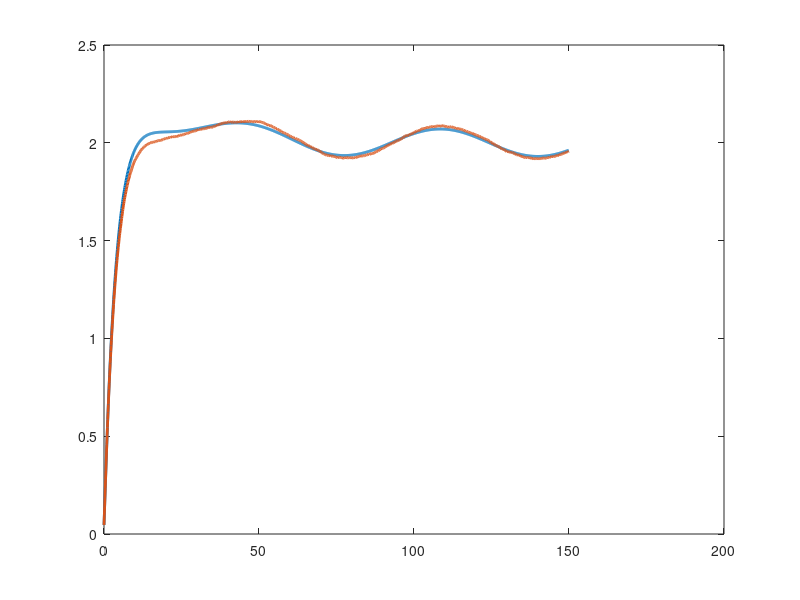

This chart was generated by the following MATLAB code: (Note: this script raises an error after producing the figure.)
clc;
clear;
close all;

% ==========================================================
% SIMULATION PARAMETERS
% ==========================================================

dt = 0.1;
time_steps = 1500;

ambient_temperature = -5.0;
target_temperature = 2.0;

thermal_capacity = 8.0;
heat_loss = 0.06;

% ==========================================================
% PID PARAMETERS
% ==========================================================

% Classical PID
Kp = 2.5;
Ki = 0.12;
Kd = 0.55;

% Adaptive PID
Kp_adaptive = 2.2;
Ki_adaptive = 0.09;
Kd_adaptive = 0.65;

% ==========================================================
% INITIAL CONDITIONS
% ==========================================================

temperature_pid = 0.0;
temperature_adaptive = 0.0;

integral_pid = 0.0;
integral_adaptive = 0.0;

previous_error_pid = 0.0;
previous_error_adaptive = 0.0;

% ==========================================================
% KALMAN FILTER PARAMETERS
% ==========================================================

estimated_temperature = 0.0;

P = 1.0;
Q = 0.005;
R = 0.05;

% ==========================================================
% STORAGE
% ==========================================================

time_axis = zeros(time_steps,1);

pid_response = zeros(time_steps,1);
adaptive_response = zeros(time_steps,1);

measured_signal = zeros(time_steps,1);
estimated_signal = zeros(time_steps,1);

% ==========================================================
% SIMULATION LOOP
% ==========================================================

for step = 1:time_steps

    t = (step - 1) * dt;

    % ======================================================
    % ENVIRONMENTAL DISTURBANCE
    % ======================================================

    wind_disturbance = 0.18 * sin(0.10 * t);

    thermal_noise = normrnd(0, 0.025);

    % ======================================================
    % CLASSICAL PID
    % ======================================================

    error_pid = target_temperature - temperature_pid;

    integral_pid = integral_pid + error_pid * dt;

    integral_pid = max(-8, min(integral_pid, 8));

    derivative_pid = ...
        (error_pid - previous_error_pid) / dt;

    control_pid = ...
        Kp * error_pid + ...
        Ki * integral_pid + ...
        Kd * derivative_pid;

    control_pid = max(0, min(control_pid, 4.0));

    dT_pid = (
        control_pid ...
        - heat_loss * ...
        (temperature_pid - ambient_temperature) ...
        - wind_disturbance
    ) / thermal_capacity;

    temperature_pid = ...
        temperature_pid + dt * dT_pid;

    previous_error_pid = error_pid;

    % ======================================================
    % SENSOR MEASUREMENT
    % ======================================================

    measured_temp = ...
        temperature_adaptive + thermal_noise;

    % ======================================================
    % KALMAN FILTER
    % ======================================================

    predicted_temperature = estimated_temperature;

    P = P + Q;

    K = P / (P + R);

    estimated_temperature = ...
        predicted_temperature + ...
        K * (measured_temp - predicted_temperature);

    P = (1 - K) * P;

    % ======================================================
    % ADAPTIVE PID
    % ======================================================

    adaptive_gain = ...
        1.0 + ...
        abs(target_temperature - estimated_temperature) ...
        * 0.04;

    Kp_current = ...
        Kp_adaptive * adaptive_gain;

    Ki_current = Ki_adaptive;
    Kd_current = Kd_adaptive;

    error_adaptive = ...
        target_temperature - estimated_temperature;

    integral_adaptive = ...
        integral_adaptive + error_adaptive * dt;

    integral_adaptive = ...
        max(-8, min(integral_adaptive, 8));

    derivative_adaptive = ...
        (error_adaptive - previous_error_adaptive) / dt;

    control_adaptive = ...
        Kp_current * error_adaptive + ...
        Ki_current * integral_adaptive + ...
        Kd_current * derivative_adaptive;

    control_adaptive = ...
        max(0, min(control_adaptive, 4.0));

    dT_adaptive = (
        control_adaptive ...
        - heat_loss * ...
        (temperature_adaptive - ambient_temperature) ...
        - wind_disturbance
    ) / thermal_capacity;

    temperature_adaptive = ...
        temperature_adaptive + dt * dT_adaptive;

    previous_error_adaptive = error_adaptive;

    % ======================================================
    % STORE DATA
    % ======================================================

    time_axis(step) = t;

    pid_response(step) = temperature_pid;

    adaptive_response(step) = ...
        temperature_adaptive;

    measured_signal(step) = measured_temp;

    estimated_signal(step) = ...
        estimated_temperature;

end

% ==========================================================
% CONTROLLER COMPARISON
% ==========================================================

figure;

plot(time_axis, pid_response, ...
    'LineWidth', 2);
hold on;

plot(time_axis, adaptive_response, ...
    'LineWidth', 2);

yline(target_temperature, '--');

% Y AXIS EVERY 0.1°C
yticks(0:0.1:2.2);

ylim([0 2.2]);

xlabel('Time (s)');
ylabel('Temperature (°C)');

title('Adaptive PID vs Classical PID');

legend( ...
    'Classical PID', ...
    'Adaptive PID + Kalman', ...
    'Target Temperature' ...
);

grid on;

saveas(gcf, 'adaptive_pid_vs_pid.png');

% ==========================================================
% KALMAN ESTIMATION
% ==========================================================

figure;

plot(time_axis, measured_signal, ...
    'DisplayName', 'Noisy Measurement');
hold on;

plot(time_axis, estimated_signal, ...
    'LineWidth', 2, ...
    'DisplayName', 'Kalman Estimation');

% Y AXIS EVERY 0.1°C
yticks(-0.2:0.1:2.2);

ylim([-0.2 2.2]);

xlabel('Time (s)');
ylabel('Temperature (°C)');

title('Kalman Thermal State Estimation');

legend;

grid on;

saveas(gcf, 'kalman_estimation.png');
